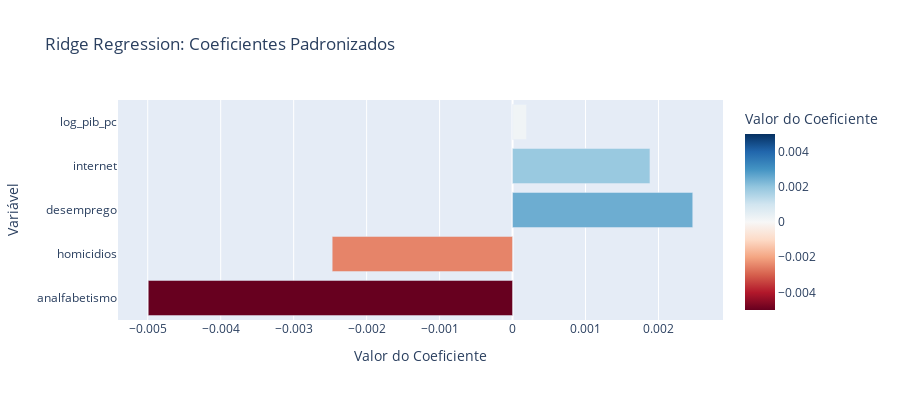

Here is the notebook cell this chart was saved with:
### Markdown cell above
## 5. Modelo 3: Ridge Regression

### Objetivo de Otimização (L2 Regularization)
$$J(\beta) = \sum_{i=1}^{n} (y_i - \beta_0 - \sum_{j=1}^{p} \beta_j x_{ij})^2 + \alpha \sum_{j=1}^{p} \beta_j^2$$

Ou em forma matricial:
$$J(\beta) = (y - X\beta)^T(y - X\beta) + \alpha \beta^T \beta$$

### Solução Analítica
$$\hat{\beta}_{Ridge} = (X^T X + \alpha I)^{-1} X^T y$$

Onde:
- $\alpha$ = parâmetro de regularização (0.5 neste caso)
- $I$ = matriz identidade

### Propriedades Estatísticas
$$\mathbb{E}[\hat{\beta}_{Ridge}] \neq \beta \quad \text{(enviesado)}$$
$$\text{Var}[\hat{\beta}_{Ridge}] < \text{Var}[\hat{\beta}_{OLS}] \quad \text{(variância menor)}$$

### Interpretação dos Coeficientes
Para dados **normalizados** (média 0, desvio padrão 1):

Aumento de 1 desvio padrão em $x_j$ → aumento de $\hat{\beta}_j$ em $y$

$$\Delta y = \hat{\beta}_j \times \Delta x_j$$

### Code cell
# Treinamento do Ridge
ridge_search = RandomizedSearchCV(
    estimator=Ridge(), 
    param_distributions=param_dist_ridge, 
    n_iter=30, 
    cv=5, 
    scoring='r2', 
    random_state=42, 
    n_jobs=-1
)
ridge_search.fit(X_train_scaled, y_train)
ridge_model = ridge_search.best_estimator_
print('Best Ridge params:', ridge_search.best_params_)

# Predições
y_train_pred_ridge = ridge_model.predict(X_train_scaled)
y_test_pred_ridge = ridge_model.predict(X_test_scaled)

# Métricas
r2_train_ridge = r2_score(y_train, y_train_pred_ridge)
r2_test_ridge = r2_score(y_test, y_test_pred_ridge)
rmse_test_ridge = np.sqrt(mean_squared_error(y_test, y_test_pred_ridge))
mae_test_ridge = mean_absolute_error(y_test, y_test_pred_ridge)

# Validação Cruzada
cv_scores_ridge = cross_val_score(ridge_model, X_train_scaled, y_train, cv=5, scoring='r2')

print(f"\n Desempenho:")
print(f"   R² Treino: {r2_train_ridge:.4f}")
print(f"   R² Teste:  {r2_test_ridge:.4f}")
print(f"   RMSE:      {rmse_test_ridge:.4f}")
print(f"   MAE:       {mae_test_ridge:.4f}")
print(f"\n Validação Cruzada (5-fold):")
print(f"   R² Médio: {cv_scores_ridge.mean():.4f} (+/- {cv_scores_ridge.std():.4f})")

# Coeficientes
coeficientes_ridge = pd.DataFrame({
    'Feature': variaveis_preditoras,
    'Coeficiente': ridge_model.coef_
}).sort_values('Coeficiente', key=abs, ascending=False)

print(f"\n Coeficientes (dados normalizados):")
print(f"   Intercepto: {ridge_model.intercept_:.6f}")
print(f"\n   Variável                Coeficiente")
print(f"   " + "-" * 40)
for idx, row in coeficientes_ridge.iterrows():
    coef = row['Coeficiente']
    print(f"   {row['Feature']:20s}  {coef:+10.6f}")

# Visualização dos coeficientes
fig_ridge_coef = px.bar(
    coeficientes_ridge,
    x='Coeficiente',
    y='Feature',
    orientation='h',
    title='Ridge Regression: Coeficientes Padronizados',
    labels={'Coeficiente': 'Valor do Coeficiente', 'Feature': 'Variável'},
    color='Coeficiente',
    color_continuous_scale='RdBu',
    color_continuous_midpoint=0
)
fig_ridge_coef.update_layout(showlegend=False, height=400)
fig_ridge_coef.show()

### Figure 1 — Plotly figure (JSON) as saved in the notebook; plotly's stock layout.template omitted (floating-point values rounded to 4 significant figures)
{"data": [{"hovertemplate": "Valor do Coeficiente=%{marker.color}<br>Variável=%{y}<extra></extra>", "legendgroup": "", "marker": {"color": [-0.004993, -0.002472, 0.00247, 0.001883, 0.0001906], "coloraxis": "coloraxis", "pattern": {"shape": ""}}, "name": "", "orientation": "h", "showlegend": false, "textposition": "auto", "type": "bar", "x": [-0.004993, -0.002472, 0.00247, 0.001883, 0.0001906], "xaxis": "x", "y": ["analfabetismo", "homicidios", "desemprego", "internet", "log_pib_pc"], "yaxis": "y"}], "layout": {"barmode": "relative", "coloraxis": {"cmid": 0, "colorbar": {"title": {"text": "Valor do Coeficiente"}}, "colorscale": [[0, "rgb(103,0,31)"], [0.1, "rgb(178,24,43)"], [0.2, "rgb(214,96,77)"], [0.3, "rgb(244,165,130)"], [0.4, "rgb(253,219,199)"], [0.5, "rgb(247,247,247)"], [0.6, "rgb(209,229,240)"], [0.7, "rgb(146,197,222)"], [0.8, "rgb(67,147,195)"], [0.9, "rgb(33,102,172)"], [1, "rgb(5,48,97)"]]}, "height": 400, "legend": {"tracegroupgap": 0}, "showlegend": false, "title": {"text": "Ridge Regression: Coeficientes Padronizados"}, "xaxis": {"anchor": "y", "domain": [0, 1], "title": {"text": "Valor do Coeficiente"}}, "yaxis": {"anchor": "x", "domain": [0, 1], "title": {"text": "Variável"}}}}
